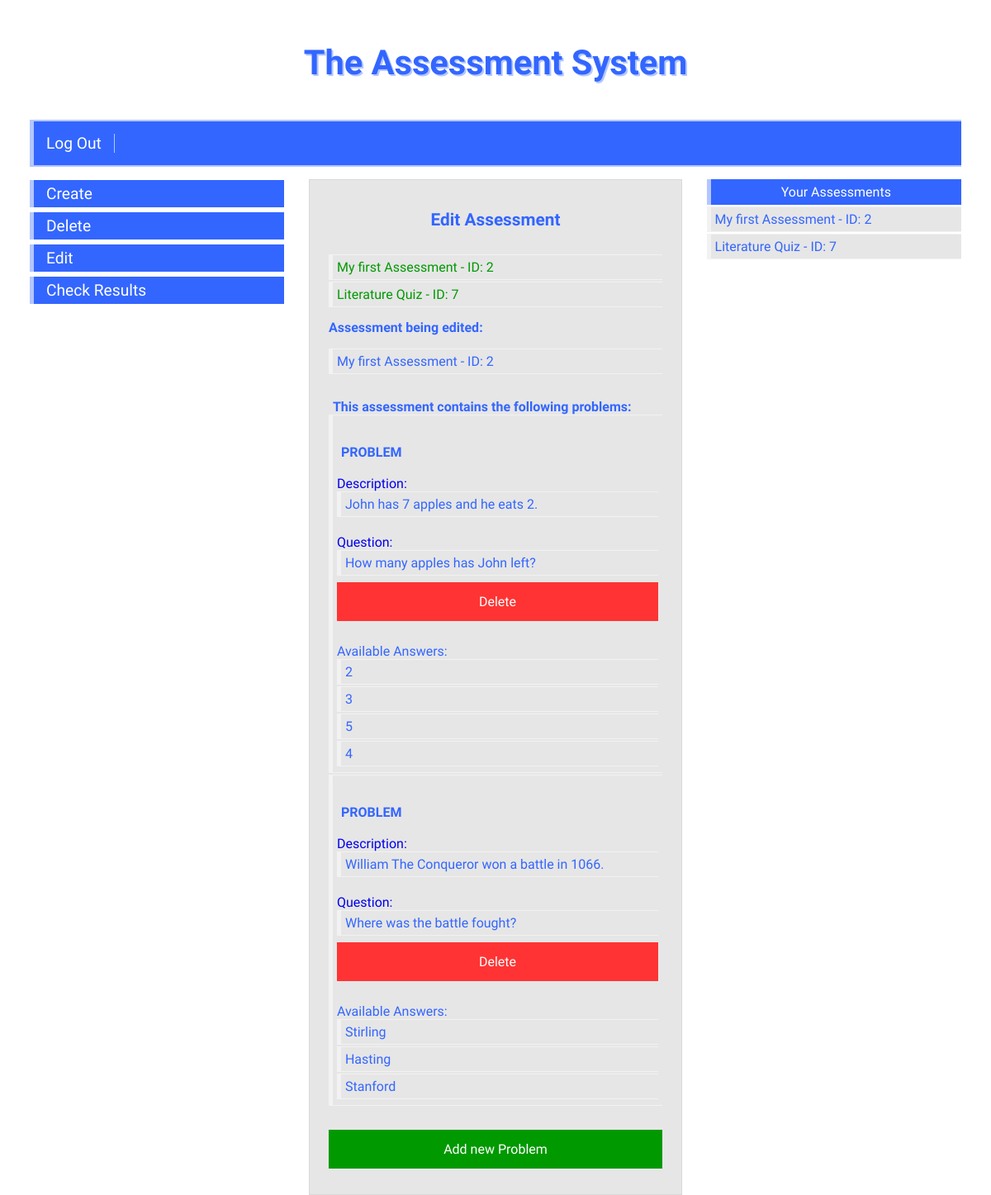
Page /edit-assessment/edit/2/ (signed in) on the committed database.
### assessment/models.py (models this page shows)
class Assessment(models.Model):
    creator = models.ForeignKey(settings.AUTH_USER_MODEL, on_delete=models.CASCADE, editable=False)
    title = models.CharField(max_length=100, blank=True)
    def __str__(self):
        return f'{self.title} - ID: {self.id}'

class Problem(models.Model):
    creator = models.ForeignKey(settings.AUTH_USER_MODEL, on_delete=models.CASCADE, editable=False)
    assessment = models.ForeignKey(Assessment, on_delete=models.CASCADE)
    description = models.TextField(blank=True)
    question = models.CharField(max_length=255, blank=False)
    is_finished = models.BooleanField(default=False)
    def __str__(self):
        return self.question

class Answer(models.Model):
    creator = models.ForeignKey(settings.AUTH_USER_MODEL, on_delete=models.CASCADE, editable=False)
    answer = models.CharField(max_length=255)
    question = models.ForeignKey(Problem, on_delete=models.CASCADE)
    is_correct_answer = models.BooleanField(default=False)
    def __str__(self):
        return self.answer

### assessment/views.py (the view)
# urls.py: path('edit-assessment/edit/', views.edit_assessment, name='edit-assessment'),
def edit(request, assessment_id):
    current_assessment = Assessment.objects.get(
        id=assessment_id
    )
    user_id = request.user.id
    current_user = User.objects.get(id=user_id)
    user_assessments = Assessment.objects.filter(creator__id=user_id).exclude(title='')
    assessment_problems = Problem.objects.filter(creator=current_user, assessment=current_assessment)
    problems_data = {}
    for problem in assessment_problems:
        answers = Answer.objects.filter(creator=current_user, question=problem)
        correct_answer = Answer.objects.filter(question=problem, is_correct_answer=True)
        problems_data.update({problem: (answers, correct_answer)})
    print(problems_data)
    create_problem_form = CreateProblemForm()
    create_assessment_form = CreateAssessmentForm()
    problem_with_no_answer = None
    for question in Problem.objects.filter(creator=request.user):
        if len(Answer.objects.filter(creator=request.user, question=question)) == 0:
            problem_with_no_answer = question
    template_name = 'edit_assessment.html'
    context = {
        'create_assessment_form': create_assessment_form,
        'create_problem_form': create_problem_form,
        'assessment_problems': assessment_problems,
        'user_assessments': user_assessments,
        'current_assessment': current_assessment,
        'problem_with_no_answer': problem_with_no_answer,
        'problems_data': problems_data,
    }
    return render(request, template_name, context)

### assessment/templates/assessment/edit_assessment.html (shortened to what this page needs)
{% extends 'home.html' %}
{% block main-content-teacher %}
{% if user_assessments %}
<h1>Edit Assessment</h1>
{% for assessment in user_assessments %}
<ul><a id="editable-assessment" href="{% url 'edit' assessment.id %}">{{ assessment }} </a></ul>
{% endfor %}
{% else %}
No assessment to edit.
{% endif %}
{% if current_assessment %}
<h3>Assessment being edited: </h3>
<ul>{{ current_assessment }}</ul>
{% endif %}
{% if assessment_problems and not assessment_to_edit%}
<h2>This assessment contains the following problems:</h2>
{% for problem, data in problems_data.items %}
<ul>
    <a href="{% url 'edit-problem' problem.id %}">
        <h2 id="editable-problem">PROBLEM</h2>
        <br>
        {% if problem.description != '' %}
        Description:
        <ul>{{ problem.description }}</ul>
        {% endif %}
        <br>Question:
        <ul>{{ problem }}</ul>
        <a class="delete-problem" href="{% url 'delete-problem' problem.id %}">Delete</a>
        {% if not data.0 %}
        ATTENTION: this problem is missing an available answer.
        Please create one.
        {% else %}
        <br>Available Answers:
        {% for answer in data.0 %}
        <ul>{{ answer.answer }}</ul>
        {% endfor %}
    {% endif %}
</ul>
{% endfor %}
{% endif %}
{% if current_assessment %}
<br><a id="add-problem" href="{% url 'add-problem' current_assessment.id %}">Add new Problem</a>
{% endif %}
{% endblock %}

### core/templates/core/home.html (shortened to what this page needs)
{% extends 'base.html' %}
{% block content %}
<div class="col-12" id="logo">
    <h1><a href="{% url 'home' %}" class="logo">The Assessment System</a></h1>
</div>
<div class="col-12" id="navbar">
    {% if not user.is_authenticated %}
    <a href="{% url 'login' %}" class="navbar-button">Log In</a>
    <a href="{% url 'signup' %}" class="navbar-button">Sign Up</a>
    {% else %}
    <a href="{% url 'logout' %}" class="navbar-button">Log Out</a>
    {% endif %}
</div>
{% if user.role == 'Teacher' %}
<div class="col-3" id="left-side-teacher">
    <br><a href="{% url 'create-assessment' %}" name="create-assessment" class="left-side-button">Create</a>
    <br><a href="{% url 'delete-assessment' %}" name="delete-assessment" class="left-side-button">Delete</a>
    <br><a href="{% url 'edit-assessment' %}" name="edit-assessment" class="left-side-button">Edit</a>
    <br><a href="{% url 'check-results' %}" name="check-results" class="left-side-button">Check Results</a>
</div>
<div class="col-6" id="main-content-teacher">
    {% block main-content-teacher %}
    {% endblock %}
</div>
<div class="col-3" id="right-side-teacher">
    {% if user_assessments %}
    <h3 class="right-side-title">Your Assessments</h3>
    {% for assessment in user_assessments %}
    <ul class="assessments-list">{{ assessment }}</ul>
    {% endfor %}
    {% else %}
    <h3 class="right-side-title">You have no assessments.</h3>
    {% endif %}
</div>
{% endif %}
{% endblock %}

### assessmentsystem/static/assessmentsystem/css/style.css (style rules this page uses)
* { box-sizing: border-box; }
[class*="col-"] { float: left; padding: 15px; border: 1px ; }
.col-3 { width: 30%; }
.col-6 { width: 40%; }
.col-12 { width: 100%; }
body { font-family: sans-serif; margin-left: 3%; margin-right: 3%; }
#logo { text-align: center; font-family: 'Armata'; font-size: 2em; }
.logo { color: #3366ff; text-shadow: 2px 2px #b3c6ff; }
a:link { text-decoration: none; }
#navbar { background-color: #3366ff; border-top: 2px solid #b3c6ff; border-bottom: 2px solid #b3c6ff; border-left: 5px solid #b3c6ff; }
.navbar-button { color: white; font-family: 'Armata'; margin-right: 15px; font-size: 120%; border-right: 1px solid #b3c6ff; padding-right: 15px; }
.left-side-button { color: white; font-family: 'Armata'; font-size: 120%; background-color: #3366ff; padding-right: 3px; padding-left: 15px; padding-top: 5px; padding-bottom: 5px; display: block; border-left: 5px solid #b3c6ff; margin-bottom: -12px; margin-right: 30px; }
.right-side-title { font-family: 'Armata'; color: white; font-size: 100%; margin-block-start: 0px; margin-block-end: 2px; background-color: #3366ff; padding: 6px; font-weight: normal; text-align: center; border-left: 5px solid #b3c6ff; margin-left: 15px; }
#left-side-teacher { padding: 0px; margin-top: -2px; }
div#right-side-teacher { float: left; padding-right: 0px; }
ul { font-family: 'Rosario'; color: #3366ff; font-size: 100%; list-style-type: none; padding: 5px; background-color: #e6e6e6; margin-block-start: 0px; margin-block-end: 2px; border-left: 5px solid #f2f2f2; border-bottom: 1px solid #f2f2f2; border-top: 1px solid #f2f2f2; }
h2 { font-family: 'Armata'; font-size: 130%; margin-top: 0px; }
h1 { text-align: center; font-family: 'Armata'; font-size: 130%; margin-bottom: 30px; color: #3366ff; }
#main-content-teacher { font-family: 'Armata'; color: black; margin-top: 15px; background-color: #e6e6e6; padding: 2%; border: 1px solid #d9d9d9; }
h3 { font-family: 'Armata'; font-size: 100%; margin-top: 0px; color: #3366ff; margin-top: 15px; font-weight: bold; }
h2 { font-family: 'Armata'; font-size: 100%; font-weight: bold; margin-top: 30px; margin-bottom: 0px; color: #3366ff; border-left: 5 solid #3366ff; padding-left: 5px; }
.assessments-list { margin-left: 15px; }
a.delete-problem { font-family: 'Armata'; font-size: 100%; width: 100%; background-color: #ff3333; color: white; padding: 14px 20px; margin: 8px 0; border: none; cursor: pointer; display: block; text-align: center; }
a#add-problem { font-family: 'Armata'; font-size: 100%; width: 100%; background-color: #009900; color: white; padding: 14px 20px; margin: 8px 0; border: none; cursor: pointer; display: block; text-align: center; }
a#editable-assessment { color: #009900; }

### rows in the picture
Assessment: title+id "My first Assessment - ID: 2"
Assessment: title+id "Literature Quiz - ID: 7"
Problem: description "John has 7 apples and he eats 2.", question "How many apples has John left?"
Answer: answer "2"
Answer: answer "3"
Answer: answer "5"
Answer: answer "4"
Problem: description "William The Conqueror won a battle in 1066.", question "Where was the battle fought?"
Answer: answer "Stirling"
Answer: answer "Hasting"
Answer: answer "Stanford"
